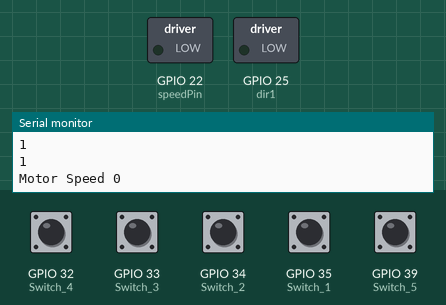
A sketch run on a simulated ESP32. On the bench: switched loads named in the sketch (green lamp = pin HIGH), the last lines printed to the serial monitor. Inputs (shaded band) come from the test bench; at power-on: GPIO 32 (Switch_4), GPIO 33 (Switch_3), GPIO 34 (Switch_2), GPIO 35 (Switch_1), GPIO 39 (Switch_5) HIGH. Pins used as bus, display or sensor lines are not drawn.

Above: at 1.2 s.
1.3 s: GPIO 32 (Switch_4) pulled LOW for 0.15 s
At 1.9 s:
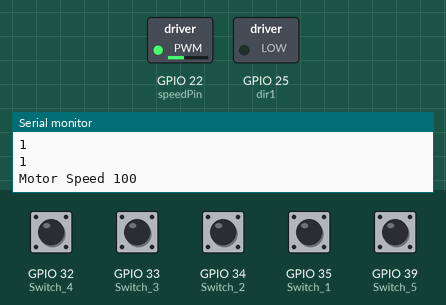
2.9 s: GPIO 39 (Switch_5) pulled LOW for 0.15 s
At 4.1 s:
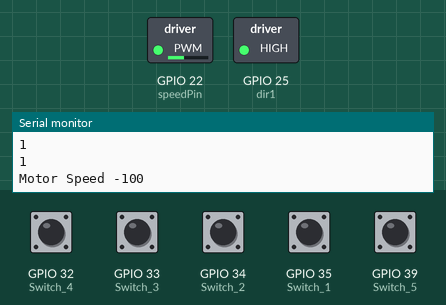
4.5 s: GPIO 34 (Switch_2) pulled LOW for 0.15 s
At 5.3 s:
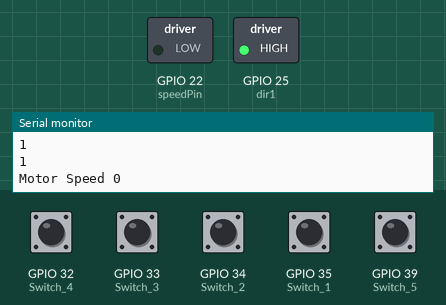
6.5 s: GPIO 33 (Switch_3) pulled LOW for 0.15 s
At 7.7 s:
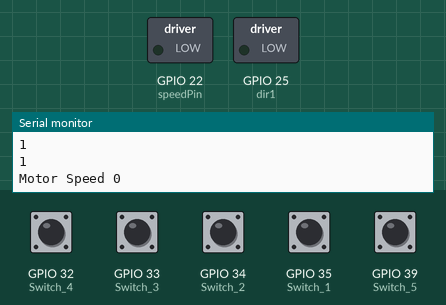
8.1 s: GPIO 35 (Switch_1) pulled LOW for 1 s
At 10.3 s:
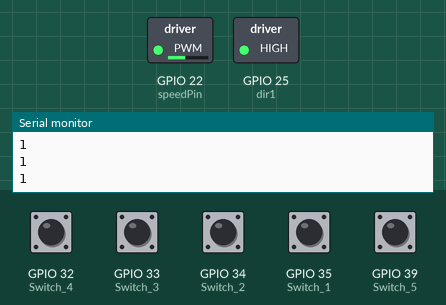
10.6 s: GPIO 35 (Switch_1) pulled LOW for 1 s
At 11.5 s:
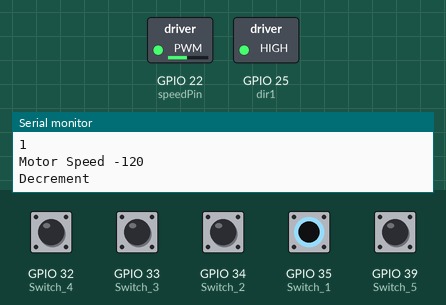
Timing chart, 0 to 13.6 s (numbered marks = the images above; inputs shaded):
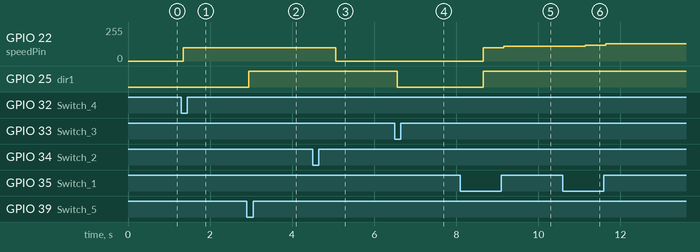

Measured:
- after the input at 1.3 s, GPIO 22 (speedPin): 0/255 → 100/255 after 0.05 s
- after the input at 2.9 s, GPIO 25 (dir1): LOW → HIGH at once
- after the input at 4.5 s, GPIO 22 (speedPin): 100/255 → 0/255 after 0.56 s
- after the input at 6.5 s, GPIO 25 (dir1): HIGH → LOW after 0.06 s
- after the input at 8.1 s, GPIO 22 (speedPin): 0/255 → 100/255 after 0.56 s, → 110/255 0.50 s later; GPIO 25 (dir1): LOW → HIGH after 0.56 s
- after the input at 10.6 s, GPIO 22 (speedPin): 110/255 → 120/255 after 0.55 s, → 130/255 0.50 s later

The sketch:

DC_MOTOR_SPEED_CONTROL.ino
```cpp
int speedPin = 22;
int dir1 = 25;
int dir2 = 26;
int Switch_1 = 35;
int Switch_2 = 34;
int Switch_3 = 33;
int Switch_4 = 32;
int Switch_5 = 39;

int SW1;
int SW2;
int SW3;
int SW4;
int SW5;

int mSpeed = 0;
int dt = 500;

void setup() {
  // put your setup code here, to run once:
  pinMode(speedPin, OUTPUT);
  pinMode(dir1, OUTPUT);
  pinMode(dir2, OUTPUT);
  pinMode(Switch_1, INPUT);
  pinMode(Switch_2, INPUT);
  pinMode(Switch_3, INPUT);
  pinMode(Switch_4, INPUT);
  pinMode(Switch_5, INPUT);
  digitalWrite(Switch_1, HIGH);
  digitalWrite(Switch_2, HIGH);
  digitalWrite(Switch_3, HIGH);
  digitalWrite(Switch_4, HIGH);
  digitalWrite(Switch_5, HIGH);
  Serial.begin(9600);

}

void loop() {
  // put your main code here, to run repeatedly:
  SW1 = digitalRead(Switch_1);
  SW2 = digitalRead(Switch_2);
  SW3 = digitalRead(Switch_3);
  SW4 = digitalRead(Switch_4);
  SW5 = digitalRead(Switch_5);
  Serial.println(SW1);
  Serial.println(SW2);
  Serial.println(SW3);
  Serial.println(SW4);
  Serial.println(SW5);

  Serial.print("Motor Speed ");
  Serial.println(mSpeed);

  if (SW1 == 0) {
    Serial.println("Decrement");
    mSpeed = mSpeed - 10;
    delay(dt);
  }
  if (SW2 == 0) {
    Serial.println("Increment");
    mSpeed = mSpeed + 10;
    delay(dt);
  }
  if (SW3 == 0)
  {
    mSpeed = 0;
    Serial.println("stop");
    digitalWrite(dir1, LOW);
    digitalWrite(dir2, LOW);
    analogWrite(speedPin, mSpeed);

  }
  if (SW4 == 0)
  {
    mSpeed = 100;
    Serial.println("start");
    digitalWrite(dir1, LOW);
    digitalWrite(dir2, HIGH);
    analogWrite(speedPin, mSpeed);
  }
  if (SW5 == 0)
  {
    mSpeed = -100;
    Serial.println("reverse");
    digitalWrite(dir1, HIGH);
    digitalWrite(dir2, LOW);
    analogWrite(speedPin, mSpeed);
  }
  if (mSpeed > 255) {
    mSpeed = 255;
  }
  if (mSpeed < -255) {
    mSpeed = -255;
  }
  if (mSpeed == 10) {
    mSpeed = 100;
  }
  if (mSpeed == -10) {
    mSpeed = -100;
  }
  if (mSpeed == 90 || mSpeed == 95) {
    mSpeed = 0;
  }
  if (mSpeed == -90 || mSpeed == -95) {
    mSpeed = 0;
  }
  if (mSpeed == 0) {
    analogWrite(speedPin, 0);
  }
  if (mSpeed > 0) {
    digitalWrite(dir1, LOW);
    digitalWrite(dir2, HIGH);
    analogWrite(speedPin, mSpeed);
  }
  if (mSpeed < 0) {
    digitalWrite(dir1, HIGH);
    digitalWrite(dir2, LOW);
    analogWrite(speedPin, abs(mSpeed));
  }
}
```
